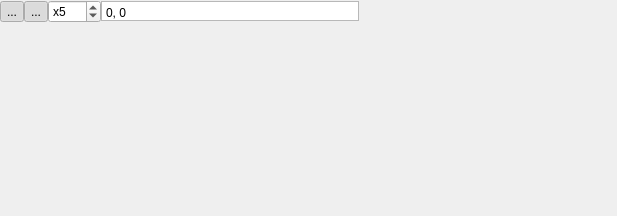
<?xml version="1.0" encoding="UTF-8"?>
<ui version="4.0">
 <class>w</class>
 <widget class="QDockWidget" name="w">
  <property name="geometry">
   <rect>
    <x>0</x>
    <y>0</y>
    <width>617</width>
    <height>216</height>
   </rect>
  </property>
  <property name="sizePolicy">
   <sizepolicy hsizetype="Preferred" vsizetype="Preferred">
    <horstretch>0</horstretch>
    <verstretch>0</verstretch>
   </sizepolicy>
  </property>
  <property name="minimumSize">
   <size>
    <width>274</width>
    <height>216</height>
   </size>
  </property>
  <property name="floating">
   <bool>false</bool>
  </property>
  <property name="windowTitle">
   <string>ZoomView</string>
  </property>
  <widget class="QWidget" name="dockWidgetContents">
   <property name="sizePolicy">
    <sizepolicy hsizetype="Preferred" vsizetype="Preferred">
     <horstretch>0</horstretch>
     <verstretch>0</verstretch>
    </sizepolicy>
   </property>
   <layout class="QVBoxLayout" name="verticalLayout" stretch="0,1">
    <property name="spacing">
     <number>0</number>
    </property>
    <property name="leftMargin">
     <number>0</number>
    </property>
    <property name="topMargin">
     <number>0</number>
    </property>
    <property name="rightMargin">
     <number>0</number>
    </property>
    <property name="bottomMargin">
     <number>0</number>
    </property>
    <item>
     <layout class="QHBoxLayout" name="horizontalLayout">
      <item>
       <widget class="QToolButton" name="_showCrosshair">
        <property name="toolTip">
         <string>Show crosshair in zoom view.</string>
        </property>
        <property name="text">
         <string>...</string>
        </property>
        <property name="icon">
         <iconset>
          <normaloff>crosshair.svg</normaloff>crosshair.svg</iconset>
        </property>
        <property name="checkable">
         <bool>true</bool>
        </property>
        <property name="checked">
         <bool>true</bool>
        </property>
        <property name="autoRaise">
         <bool>true</bool>
        </property>
       </widget>
      </item>
      <item>
       <widget class="QToolButton" name="_showRectangle">
        <property name="toolTip">
         <string>Show zoom extent in map canvas.</string>
        </property>
        <property name="text">
         <string>...</string>
        </property>
        <property name="icon">
         <iconset>
          <normaloff>rectangle.png</normaloff>rectangle.png</iconset>
        </property>
        <property name="checkable">
         <bool>true</bool>
        </property>
        <property name="checked">
         <bool>true</bool>
        </property>
        <property name="autoRaise">
         <bool>true</bool>
        </property>
       </widget>
      </item>
      <item>
       <widget class="QSpinBox" name="_zoomFactor">
        <property name="toolTip">
         <string>Select zoom factor.</string>
        </property>
        <property name="buttonSymbols">
         <enum>QAbstractSpinBox::UpDownArrows</enum>
        </property>
        <property name="prefix">
         <string>x</string>
        </property>
        <property name="minimum">
         <number>1</number>
        </property>
        <property name="maximum">
         <number>999</number>
        </property>
        <property name="value">
         <number>5</number>
        </property>
       </widget>
      </item>
      <item>
       <widget class="QPlainTextEdit" name="_point">
        <property name="sizePolicy">
         <sizepolicy hsizetype="Expanding" vsizetype="Fixed">
          <horstretch>0</horstretch>
          <verstretch>0</verstretch>
         </sizepolicy>
        </property>
        <property name="maximumSize">
         <size>
          <width>16777215</width>
          <height>20</height>
         </size>
        </property>
        <property name="toolTip">
         <string>Selected map coordinate.</string>
        </property>
        <property name="verticalScrollBarPolicy">
         <enum>Qt::ScrollBarAlwaysOff</enum>
        </property>
        <property name="horizontalScrollBarPolicy">
         <enum>Qt::ScrollBarAlwaysOff</enum>
        </property>
        <property name="readOnly">
         <bool>true</bool>
        </property>
        <property name="plainText">
         <string>0, 0</string>
        </property>
        <property name="backgroundVisible">
         <bool>true</bool>
        </property>
       </widget>
      </item>
      <item>
       <spacer name="horizontalSpacer">
        <property name="orientation">
         <enum>Qt::Horizontal</enum>
        </property>
        <property name="sizeHint" stdset="0">
         <size>
          <width>40</width>
          <height>20</height>
         </size>
        </property>
       </spacer>
      </item>
     </layout>
    </item>
    <item>
     <widget class="QgsMapCanvas" name="_mapCanvas" native="true"/>
    </item>
   </layout>
  </widget>
 </widget>
 <customwidgets>
  <customwidget>
   <class>QgsMapCanvas</class>
   <extends>QWidget</extends>
   <header>qgis.gui</header>
   <container>1</container>
  </customwidget>
 </customwidgets>
 <resources/>
 <connections/>
</ui>
